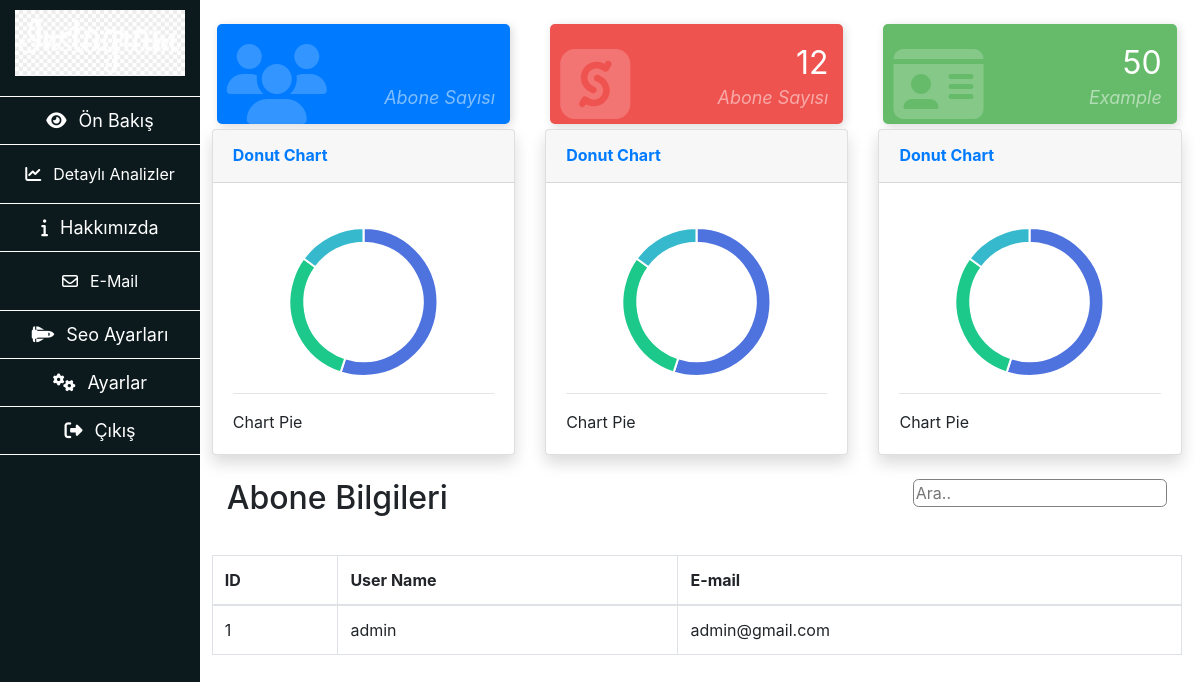
Screenshot of /mc-admin/data-subs.php (signed in) with the database file from the repository.
### tables this page shows
CREATE TABLE IF NOT EXISTS `users` (
  `id` int(11) NOT NULL AUTO_INCREMENT,
  `username` varchar(25) NOT NULL,
  `password` varchar(32) NOT NULL,
  `email` varchar(100) NOT NULL,
  PRIMARY KEY (`id`),
  UNIQUE KEY `email` (`email`)
);

CREATE TABLE IF NOT EXISTS `subs` (
  `id` int(11) NOT NULL AUTO_INCREMENT,
  `username` varchar(100) NOT NULL,
  `email` varchar(200) NOT NULL,
  PRIMARY KEY (`id`),
  UNIQUE KEY `email` (`email`)
);

### mc-admin/data-subs.php (the view, shortened to what this page needs)
<?php
	include("header.php");
	$user_sorgu = $conn->query("SELECT * FROM users ORDER BY id DESC");
	while($user_oku=mysqli_fetch_array($user_sorgu)){
		$usersay = $user_oku["id"];
		break;
	};
	$istenen_say = @$_GET["page"];
	if(empty($istenen_say)){
		$istenen_say=1;
	}
?>
	<div class="container-fluid h-100">
		<div class="row h-100">
			<div class="col-lg-2 col-md-2 col-sm-12 col-xs-12" id="sidebar">
				<?php include("sidebar.php"); ?>
			</div>
				<?php include("sidebar-mobile.php"); ?>
			<div id="main-content" class="col-lg-10 col-md-10 col-sm-12 col-xs-12">
				<div class="row card-css">
		          	<div class="col-xl-4 col-md-4 col-sm-6 col-xs-6">
		            	<div class="card-counter primary">
		             		<i class="fa fa-users"></i>
		              		<span class="count-name">Abone Sayısı</span>
		            	</div>
		          	</div>
		          	<div class="col-xl-4 col-md-4 col-sm-6 col-xs-6">
		            	<div class="card-counter danger">
		            		<i class="fab fa-sellcast"></i>
		              		<span class="count-numbers"><?php echo $usersay; ?></span>
		              		<span class="count-name">Abone Sayısı</span>
		            	</div>
		          	</div>
		          	<div class="col-xl-4 col-md-4 col-sm-12 col-xs-12">
		            	<div class="card-counter success">
		              		<i class="fas fa-id-card"></i>
		              		<span class="count-numbers">50</span>
		              		<span class="count-name">Example</span>
		            	</div>
		          	</div>
		        </div>
		        <div class="row">
		        	<div class="col-xl-4 col-md-4 col-sm-12 col-xs-12">
		              <div class="card shadow mb-4">
		                <div class="card-header py-3">
		                  <h6 class="m-0 font-weight-bold text-primary">Donut Chart</h6>
		                </div>
		                <div class="card-body">
		                  <div class="chart-pie pt-4">
		                    <canvas id="PieChart"></canvas>
		                  </div>
		                  <hr>
		                  Chart Pie
		                </div>
		              </div>
		        	</div>
		        	<div class="col-xl-4 col-md-4 col-sm-12 col-xs-12">
		              <div class="card shadow mb-4">
		                <div class="card-header py-3">
		                  <h6 class="m-0 font-weight-bold text-primary">Donut Chart</h6>
		                </div>
		                <div class="card-body">
		                  <div class="chart-pie pt-4">
		                    <canvas id="PieChart2"></canvas>
		                  </div>
		                  <hr>
		                  Chart Pie
		                </div>
		              </div>
		        	</div>
		        	<div class="col-xl-4 col-md-4 col-sm-12 col-xs-12">
		              <div class="card shadow mb-4">
		                <div class="card-header py-3">
		                  <h6 class="m-0 font-weight-bold text-primary">Donut Chart</h6>
		                </div>
		                <div class="card-body">
		                  <div class="chart-pie pt-4">
		                    <canvas id="PieChart3"></canvas>
		                  </div>
		                  <hr>
		                  Chart Pie
		                </div>
		              </div>
		        	</div>
		        </div>
		        <div class="row">
		        	<div class="col-12" style="margin-bottom: 3%;">
	        			<div class="col-md-6 col-sm-12" style="float: left;">
	        				<h2>Abone Bilgileri</h2>
	        			</div>
	        			<div class="col-md-6 col-sm-12" style="float: left;">
	        				<input id="my_search" onkeyup="search()" style="border-radius: .35rem; border: solid 1px grey; float: right" type="text" name="search" placeholder="Ara..">
	        			</div>
	        		</div>
		        	<div class="col-12">
		        		<table id="search_table" class="table table-bordered table-hover">
							<thead>
								<tr>
									<th style="" data-field="id">
										<div class="th-inner ">ID</div>
									</th>
									<th style="" data-field="name">
										<div class="th-inner ">User Name</div>
									</th>
									<th style="" data-field="price">
										<div class="th-inner ">E-mail</div>
									</th>
								</tr>
							</thead>
							<tbody>
								<?php
									$ilk_kayit=($istenen_say*10)-10;
									$user_sorgu = $conn->query("SELECT * FROM subs ORDER BY id DESC LIMIT $ilk_kayit,10");
									while($user_oku=mysqli_fetch_array($user_sorgu)){
										echo '<tr>
											<td style="">'.$user_oku["id"].'</td>
											<td style="">'.$user_oku["username"].'</td>
											<td style="">'.$user_oku["email"].'</td>
										</tr>';
									}
								?>
							</tbody>
						</table>
		        	</div>
		        </div>
			</div>
		</div>
	</div>
<?php include("footer.php"); ?>

### mc-admin/css/style.css (style rules this page uses)
html, body { height:100%; }
#sidebar { background-color: #0c1a1e; color: white; height: 100%; z-index: 999; position: fixed; float: left; padding: 0; }
#main-content { margin-left: 16.4%; }
.card-css { margin-top: 2%; }
.card-counter { box-shadow: 2px 2px 10px #DADADA; margin: 5px; padding: 20px 10px; background-color: #fff; height: 100px; border-radius: 5px; transition: .3s linear all; }
.card-counter.primary { background-color: #007bff; color: #FFF; }
.card-counter.danger { background-color: #ef5350; color: #FFF; }
.card-counter.success { background-color: #66bb6a; color: #FFF; }
.card-counter i { font-size: 5em; opacity: 0.2; }
.card-counter .count-numbers { position: absolute; right: 35px; top: 20px; font-size: 32px; display: block; }
.card-counter .count-name { position: absolute; right: 35px; top: 65px; font-style: italic; text-transform: capitalize; opacity: 0.5; display: block; font-size: 18px; }

### rows the page displays
users: id "12"
subs: id "1", username "admin", email "admin@gmail.com"

### other values shown
$lang["dashboards"] "Ön Bakış"
$lang["analysis"] "Detaylı Analizler"
$lang["about-us"] "Hakkımızda"
$lang["email"] "E-Mail"
$lang["seo-settings"] "Seo Ayarları"
$lang["settings"] "Ayarlar"
$lang["exit"] "Çıkış"
